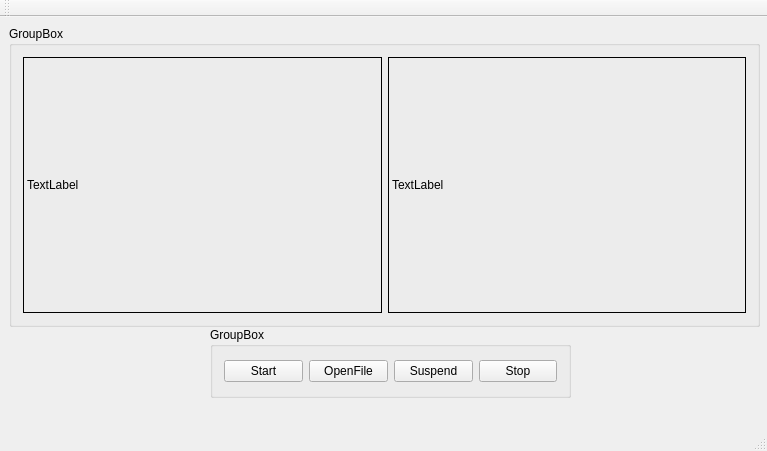
<?xml version="1.0" encoding="UTF-8"?>
<ui version="4.0">
 <class>MainWindow</class>
 <widget class="QMainWindow" name="MainWindow">
  <property name="geometry">
   <rect>
    <x>0</x>
    <y>0</y>
    <width>767</width>
    <height>451</height>
   </rect>
  </property>
  <property name="windowTitle">
   <string>MainWindow</string>
  </property>
  <widget class="QWidget" name="centralWidget">
   <widget class="QGroupBox" name="groupBox">
    <property name="geometry">
     <rect>
      <x>9</x>
      <y>9</y>
      <width>751</width>
      <height>301</height>
     </rect>
    </property>
    <property name="title">
     <string>GroupBox</string>
    </property>
    <layout class="QGridLayout" name="gridLayout">
     <item row="0" column="0">
      <widget class="QLabel" name="img_lable_src">
       <property name="frameShape">
        <enum>QFrame::Box</enum>
       </property>
       <property name="text">
        <string>TextLabel</string>
       </property>
      </widget>
     </item>
     <item row="0" column="1">
      <widget class="QLabel" name="img_lable_dst">
       <property name="frameShape">
        <enum>QFrame::Box</enum>
       </property>
       <property name="frameShadow">
        <enum>QFrame::Plain</enum>
       </property>
       <property name="text">
        <string>TextLabel</string>
       </property>
      </widget>
     </item>
    </layout>
   </widget>
   <widget class="QGroupBox" name="groupBox_2">
    <property name="geometry">
     <rect>
      <x>210</x>
      <y>310</y>
      <width>361</width>
      <height>71</height>
     </rect>
    </property>
    <property name="title">
     <string>GroupBox</string>
    </property>
    <layout class="QGridLayout" name="gridLayout_2">
     <item row="0" column="0">
      <widget class="QPushButton" name="Btn_Start">
       <property name="text">
        <string>Start</string>
       </property>
      </widget>
     </item>
     <item row="0" column="1">
      <widget class="QPushButton" name="Btn_OpenFile">
       <property name="text">
        <string>OpenFile</string>
       </property>
      </widget>
     </item>
     <item row="0" column="2">
      <widget class="QPushButton" name="Btn_Suspend">
       <property name="text">
        <string>Suspend</string>
       </property>
      </widget>
     </item>
     <item row="0" column="3">
      <widget class="QPushButton" name="Btn_Stop">
       <property name="text">
        <string>Stop</string>
       </property>
      </widget>
     </item>
    </layout>
   </widget>
  </widget>
  <widget class="QMenuBar" name="menuBar">
   <property name="geometry">
    <rect>
     <x>0</x>
     <y>0</y>
     <width>767</width>
     <height>23</height>
    </rect>
   </property>
  </widget>
  <widget class="QToolBar" name="mainToolBar">
   <attribute name="toolBarArea">
    <enum>TopToolBarArea</enum>
   </attribute>
   <attribute name="toolBarBreak">
    <bool>false</bool>
   </attribute>
  </widget>
  <widget class="QStatusBar" name="statusBar"/>
 </widget>
 <layoutdefault spacing="6" margin="11"/>
 <resources/>
 <connections/>
</ui>
